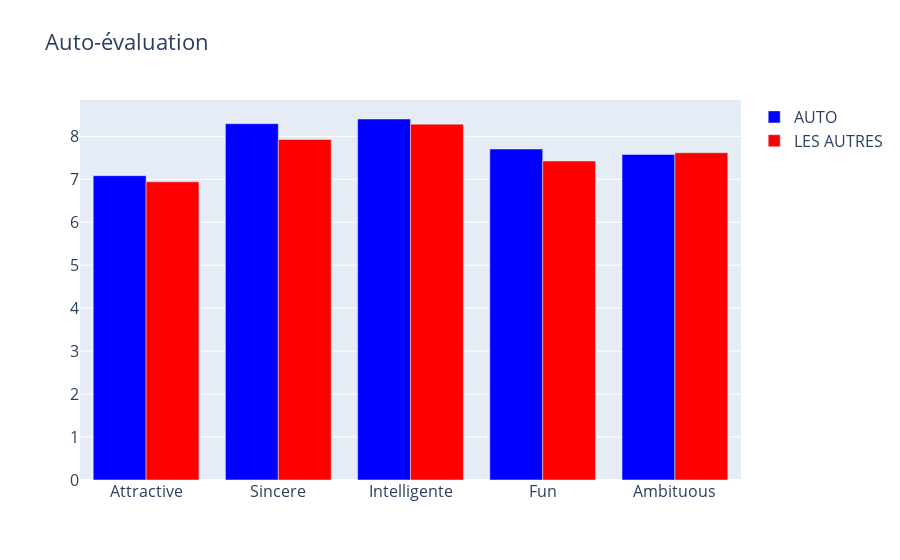

Notebook source saved alongside this figure:
### Code cell
trace1 = go.Bar(
    y=list(own_rating),
    x=cols[:-1],
    name='AUTO',
    marker=dict(
        color='Blue'
    )
)
trace2 = go.Bar(
    y=list(others_rating),
    x=cols[:-1],
    name='LES AUTRES',
    marker=dict(
        color='Red'
    )
)

data = [trace1, trace2]
layout = go.Layout(
    title='Auto-évaluation',
    font=dict(
        size=16
    ),
    legend=dict(
        font=dict(
            size=16
        )
    )
)
fig = go.Figure(data=data, layout=layout)
py.iplot(fig, filename='barchart')

### Figure 1 — Plotly figure (JSON) as saved in the notebook; plotly's stock layout.template omitted (floating-point values rounded to 4 significant figures)
{"data": [{"marker": {"color": "Blue"}, "name": "AUTO", "type": "bar", "x": ["Attractive", "Sincere", "Intelligente", "Fun", "Ambituous"], "y": [7.085, 8.295, 8.404, 7.704, 7.578]}, {"marker": {"color": "Red"}, "name": "LES AUTRES", "type": "bar", "x": ["Attractive", "Sincere", "Intelligente", "Fun", "Ambituous"], "y": [6.942, 7.927, 8.284, 7.426, 7.618]}], "layout": {"autosize": true, "font": {"size": 16}, "legend": {"font": {"size": 16}}, "title": {"text": "Auto-évaluation"}, "xaxis": {"autorange": true, "range": [-0.5, 4.5], "type": "category"}, "yaxis": {"autorange": true, "range": [0, 8.846], "type": "linear"}}}
